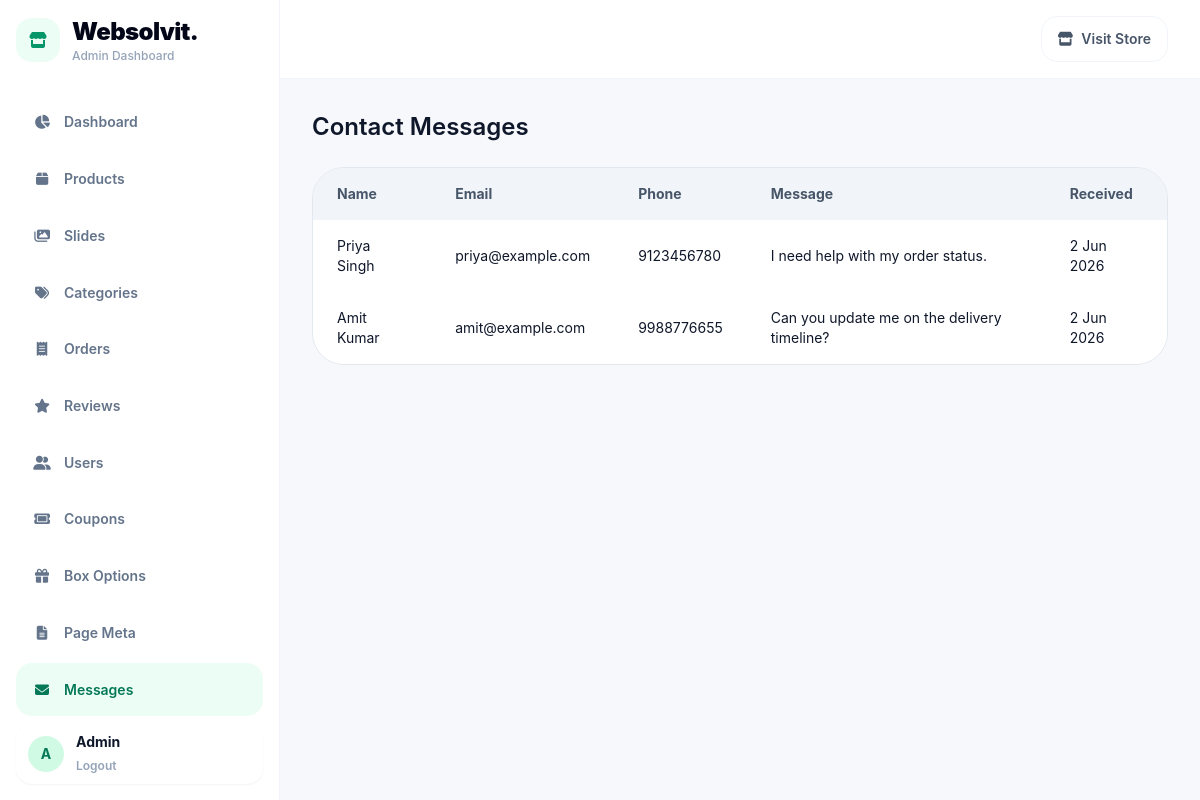
The app's page /admin/messages.php (signed in), older data.
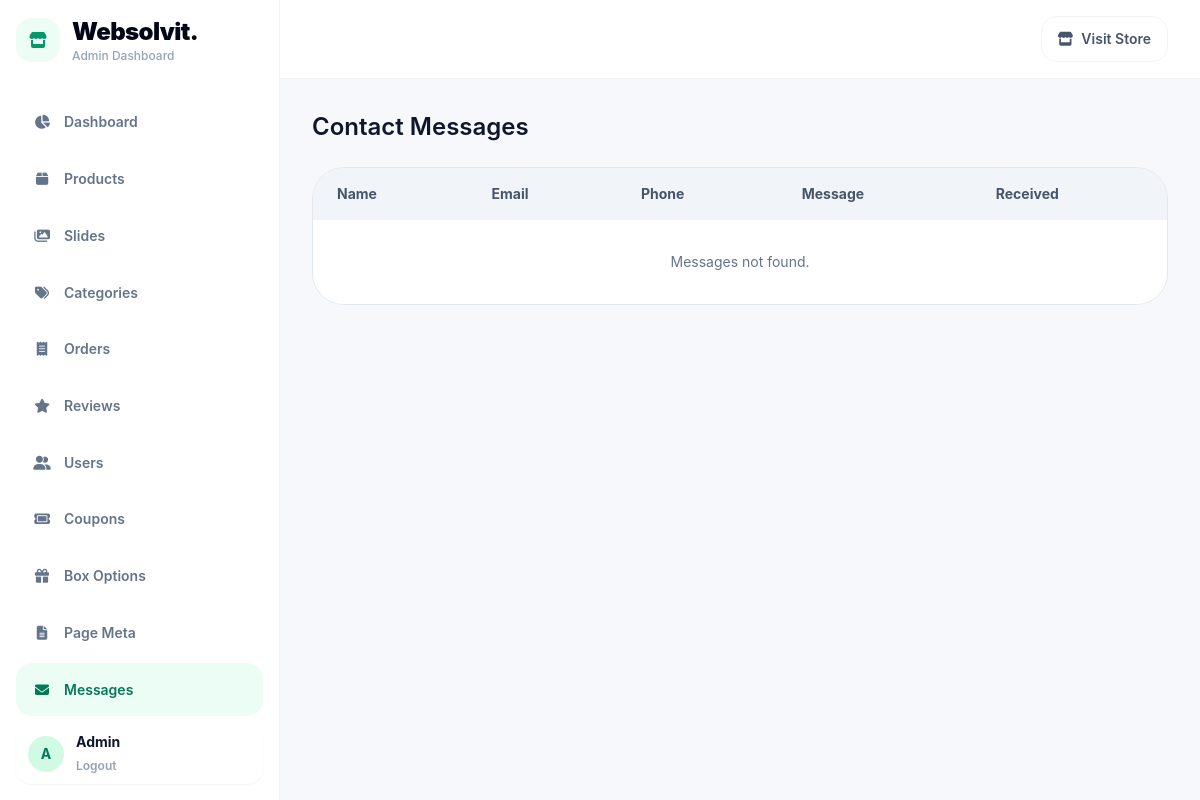
The same page, newer data.
### tables this page shows
CREATE TABLE IF NOT EXISTS contact_messages (
    id INT AUTO_INCREMENT PRIMARY KEY,
    name VARCHAR(120) NOT NULL,
    email VARCHAR(150) NOT NULL,
    phone VARCHAR(20) NOT NULL,
    message TEXT NOT NULL,
    created_at TIMESTAMP DEFAULT CURRENT_TIMESTAMP
);

### includes/functions.php (called while the page is built, shortened)
<?php
function sanitize($value) {
    return htmlspecialchars(trim($value), ENT_QUOTES, 'UTF-8');
}

### admin/messages.php (the view)
<?php
require_once __DIR__ . '/_header.php';
$messages = $pdo->query('SELECT * FROM contact_messages ORDER BY created_at DESC')->fetchAll();
?>
<div>
    <h2 class="text-2xl font-semibold text-slate-900">Contact Messages</h2>
    <div class="mt-6 overflow-hidden rounded-[2rem] border border-slate-200">
        <table class="w-full border-separate border-spacing-0 text-left text-sm">
            <thead class="bg-slate-100 text-slate-600"><tr><th class="px-6 py-4">Name</th><th class="px-6 py-4">Email</th><th class="px-6 py-4">Phone</th><th class="px-6 py-4">Message</th><th class="px-6 py-4">Received</th></tr></thead>
            <tbody>
                <?php foreach ($messages as $message): ?>
                    <tr class="border-t border-slate-200 bg-white">
                        <td class="px-6 py-4"><?= sanitize($message['name']) ?></td>
                        <td class="px-6 py-4"><?= sanitize($message['email']) ?></td>
                        <td class="px-6 py-4"><?= sanitize($message['phone']) ?></td>
                        <td class="px-6 py-4"><?= nl2br(sanitize($message['message'])) ?></td>
                        <td class="px-6 py-4"><?= date('j M Y', strtotime($message['created_at'])) ?></td>
                    </tr>
                <?php endforeach; ?>
                <?php if (!$messages): ?>
                    <tr class="bg-white"><td colspan="5" class="px-6 py-8 text-center text-slate-500">Messages not found.</td></tr>
                <?php endif; ?>
            </tbody>
        </table>
    </div>
</div>
<?php require_once __DIR__ . '/_footer.php'; ?>

### admin/_header.php (shortened to what the changed rows need)
<?php
require_once __DIR__ . '/../includes/functions.php';
$currentAdminPage = basename($_SERVER['SCRIPT_NAME'] ?? '');
$adminNavItems = [
    ['dashboard.php', 'Dashboard', 'fa-solid fa-chart-pie'],
    ['products.php', 'Products', 'fa-solid fa-box'],
    ['slides.php', 'Slides', 'fa-solid fa-images'],
    ['categories.php', 'Categories', 'fa-solid fa-tags'],
    ['orders.php', 'Orders', 'fa-solid fa-receipt'],
    ['reviews.php', 'Reviews', 'fa-solid fa-star'],
    ['users.php', 'Users', 'fa-solid fa-user-group'],
    ['coupons.php', 'Coupons', 'fa-solid fa-ticket'],
    ['box-options.php', 'Box Options', 'fa-solid fa-gift'],
    ['page-meta.php', 'Page Meta', 'fa-solid fa-file-lines'],
    ['messages.php', 'Messages', 'fa-solid fa-envelope'],
];
?>
<!DOCTYPE html>
<html lang="en">
<head>
    <script src="https://cdn.tailwindcss.com"></script>
    <link rel="stylesheet" href="https://cdnjs.cloudflare.com/ajax/libs/font-awesome/6.5.2/css/all.min.css" />
</head>
<body class="min-h-screen bg-[#f7f8fb] text-slate-900 font-body">
    <div class="min-h-screen lg:grid lg:grid-cols-[280px_1fr]">
        <aside class="border-r border-slate-100 bg-white lg:sticky lg:top-0 lg:h-screen">
            <div class="flex h-full flex-col p-4">
                <nav class="flex-1 overflow-y-auto mt-8 grid gap-1 text-sm font-semibold text-slate-500">
                    <?php foreach ($adminNavItems as $item): ?>
                        <?php $isActiveAdminItem = $currentAdminPage === $item[0]; ?>
                        <a href="<?= BASE_URL ?>/admin/<?= $item[0] ?>" class="flex items-center gap-3 rounded-2xl px-4 py-3 transition <?= $isActiveAdminItem ? 'bg-emerald-50 text-emerald-700' : 'hover:bg-slate-50 hover:text-slate-900' ?>">
                            <i class="<?= $item[2] ?> w-5 text-center text-sm"></i>
                            <span><?= sanitize($item[1]) ?></span>
                        </a>
                    <?php endforeach; ?>
                </nav>
            </div>
        </aside>
        <div class="min-w-0">
            <main class="px-4 py-8 sm:px-6 lg:px-8">

Row changes from the older to the newer data that the page shows:
removed contact_messages: name "Priya Singh", email "priya@example.com", phone "9123456780", message "I need help with my order status.", created_at "2 Jun 2026"
removed contact_messages: name "Amit Kumar", email "amit@example.com", phone "9988776655", message "Can you update me on the delivery timeline?", created_at "2 Jun 2026"
Text that changed along with them:
text now shown: "Messages not found."
